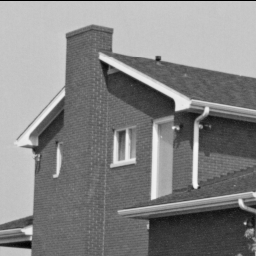
#> input picture TP1/images/maison.tif, 256 x 256 px, found by its file name; the run also reads 3 pictures not shown here
$ python TPintroduction.py
#> lines starting #> are read from the running program, lines starting #| are printed output that depends on the picture
#!/usr/bin/env python3
# -*- coding: utf-8 -*-


#%% SECTION 1 inclusion de packages externes


import numpy as np
import platform
import tempfile
import os
import matplotlib.pyplot as plt
from scipy import ndimage as ndi
# necessite scikit-image
from skimage import io as skio


#%% SECTION 2 fonctions utiles pour le TP

def viewimage(im,normalise=True,MINI=0.0, MAXI=255.0):
    """ Cette fonction fait afficher l'image EN NIVEAUX DE GRIS
        dans gimp. Si un gimp est deja ouvert il est utilise.
        Par defaut normalise=True. Et dans ce cas l'image est normalisee
        entre 0 et 255 avant d'être sauvegardee.
        Si normalise=False MINI et MAXI seront mis a 0 et 255 dans l'image resultat

    """
    imt=np.float32(im.copy())
    if platform.system()=='Darwin': #on est sous mac
        prephrase='open -a GIMP '
        endphrase=' '
    elif platform.system()=='Windows':
        #ou windows ; probleme : il faut fermer gimp pour reprendre la main;
        #si vous savez comment faire (commande start ?) je suis preneur
        prephrase='"C:/Program Files/GIMP 2/bin/gimp-2.10.exe" '
        endphrase=' '
    else: #SINON ON SUPPOSE LINUX (si vous avez un windows je ne sais pas comment faire. Si vous savez dites-moi.)
        prephrase='gimp '
        endphrase= ' &'

    if normalise:
        m=im.min()
        imt=imt-m
        M=imt.max()
        if M>0:
            imt=255*imt/M

    else:
        imt=(imt-MINI)/(MAXI-MINI)
        imt[imt<0]=0
        imt[imt>1]=1
        imt *= 255

    nomfichier=tempfile.mktemp('TPIMA.png')
    commande=prephrase +nomfichier+endphrase
    imt = imt.astype(np.uint8)
    skio.imsave(nomfichier,imt)
    os.system(commande)

def viewimage_color(im,normalise=True,MINI=0.0, MAXI=255.0):
    """ Cette fonction fait afficher l'image EN NIVEAUX DE GRIS
        dans gimp. Si un gimp est deja ouvert il est utilise.
        Par defaut normalise=True. Et dans ce cas l'image est normalisee
        entre 0 et 255 avant d'être sauvegardee.
        Si normalise=False MINI(defaut 0) et MAXI (defaut 255) seront mis a 0 et 255 dans l'image resultat

    """
    imt=np.float32(im.copy())
    if platform.system()=='Darwin': #on est sous mac
        prephrase='open -a GIMP '
        endphrase= ' '
    elif platform.system()=='Windows':
        #ou windows ; probleme : il faut fermer gimp pour reprendre la main;
        #si vous savez comment faire (commande start ?) je suis preneur
        prephrase='"C:/Program Files/GIMP 2/bin/gimp-2.10.exe" '
        endphrase=' '
    else: #SINON ON SUPPOSE LINUX (si vous avez un windows je ne sais comment faire. Si vous savez dites-moi.)
        prephrase='gimp '
        endphrase=' &'

    if normalise:
        m=imt.min()
        imt=imt-m
        M=imt.max()
        if M>0:
            imt=255*imt/M
    else:
        imt=(imt-MINI)/(MAXI-MINI)
        imt[imt<0]=0
        imt[imt>1]=1
        imt *= 255

    nomfichier=tempfile.mktemp('TPIMA.pgm')
    commande=prephrase +nomfichier+endphrase
    imt = imt.astype(np.uint8)
    skio.imsave(nomfichier,imt)
    os.system(commande)

def noise(im,br):
    """ Cette fonction ajoute un bruit blanc gaussier d'ecart type br
       a l'image im et renvoie le resultat"""
    imt=np.float32(im.copy())
    sh=imt.shape
    bruit=br*np.random.randn(*sh)
    imt=imt+bruit
    return imt

def quantize(im,n=2):
    """
    Renvoie une version quantifiee de l'image sur n (=2 par defaut) niveaux
    """
    imt=np.float32(im.copy())
    if np.floor(n)!= n or n<2:
        raise Exception("La valeur de n n'est pas bonne dans quantize")
    else:
        m=imt.min()
        M=imt.max()
        imt=np.floor(n*((imt-m)/(M-m)))*(M-m)/n+m
        imt[imt==M]=M-(M-m)/n #cas des valeurs maximales
        return imt


def seuil(im,s):
    """ renvoie une image blanche(255) la ou im>=s et noire (0) ailleurs.
    """
    imt=np.float32(im.copy())
    mask=imt<s
    imt[mask]=0
    imt[~mask]=255
    return imt

def gradx(im):
    "renvoie le gradient dans la direction x"
    imt=np.float32(im)
    gx=0*imt
    gx[:,:-1]=imt[:,1:]-imt[:,:-1]
    return gx

def grady(im):
    "renvoie le gradient dans la direction y"
    imt=np.float32(im)
    gy=0*imt
    gy[:-1,:]=imt[1:,:]-imt[:-1,:]
    return gy

def view_spectre(im,option=1,hamming=False):
    """ affiche le spectre d'une image
     si option =1 on affiche l'intensite de maniere lineaire
     si option =2 on affiche le log
     si hamming=True (defaut False) alors une fenetre de hamming est appliquee avant de prendre la transformee de Fourier
     """
    imt=np.float32(im.copy())
    (ty,tx)=im.shape
    pi=np.pi
    if hamming:
        XX=np.ones((ty,1))@(np.arange(0,tx).reshape((1,tx)))
        YY=(np.arange(0,ty).reshape((ty,1)))@np.ones((1,tx))
        imt=(1-np.cos(2*pi*XX/(tx-1)))*(1-np.cos(2*pi*YY/(ty-1)))*imt
    aft=np.fft.fftshift(abs(np.fft.fft2(imt)))

    if option==1:
        viewimage(aft)
    else:
        viewimage(np.log(0.1+aft))


def filterlow(im):
    """applique un filtre passe-bas parfait a une image (taille paire)"""
    (ty,tx)=im.shape
    imt=np.float32(im.copy())
    pi=np.pi
    XX=np.concatenate((np.arange(0,tx/2+1),np.arange(-tx/2+1,0)))
    XX=np.ones((ty,1))@(XX.reshape((1,tx)))

    YY=np.concatenate((np.arange(0,ty/2+1),np.arange(-ty/2+1,0)))
    YY=(YY.reshape((ty,1)))@np.ones((1,tx))
    mask=(abs(XX)<tx/4) & (abs(YY)<ty/4)
    imtf=np.fft.fft2(imt)
    imtf[~mask]=0
    return np.real(np.fft.ifft2(imtf))

def filtergauss(im):
    """applique un filtre passe-bas gaussien. coupe approximativement a f0/4"""
    (ty,tx)=im.shape
    imt=np.float32(im.copy())
    pi=np.pi
    XX=np.concatenate((np.arange(0,tx/2+1),np.arange(-tx/2+1,0)))
    XX=np.ones((ty,1))@(XX.reshape((1,tx)))

    YY=np.concatenate((np.arange(0,ty/2+1),np.arange(-ty/2+1,0)))
    YY=(YY.reshape((ty,1)))@np.ones((1,tx))
    # C'est une gaussienne, dont la moyenne est choisie de sorte que
    # l'integrale soit la meme que celle du filtre passe bas
    # (2*pi*sig^2=1/4*x*y (on a suppose que tx=ty))
    sig=(tx*ty)**0.5/2/(pi**0.5)
    mask=np.exp(-(XX**2+YY**2)/2/sig**2)
    imtf=np.fft.fft2(imt)*mask
    return np.real(np.fft.ifft2(imtf))
#%% SECTION 3 exemples de commandes pour effectuer ce qui est demande pendant le TP

#%% charger une image
im=skio.imread('/Users/matthieu.kaeppelin/Documents/4-TélécomParis/1-Cours/IMA/IMA201/images/maison.tif')
#> im is the input picture: shape (256, 256); min 0, max 246, mean 133

# connaitre la taille de l'image
im.shape

#avoir la valeur d'un pixel
im[9,8] #pixel en y=9 et x=8

# visualiser l'image (elle en niveaux de gris)
viewimage(im)
#> in viewimage, `m=im.min()`: m = 0
#> in viewimage, `M=imt.max()`: M = 246
# afficher une ligne d'une image comme un signal
# par exemple on affiche la ligne y=129


plt.plot(im[129,:])
# colonne x=45
plt.plot(im[:,45])

# maximum d'une image
im.max()
# minimum
im.min()
#minimum d'une ligne
im[129,:].min()

# transformation en image a valeurs reelles
imfloat= np.float32(im)
# valeur absolue d'une image
abs(im)
# pour obtenir de l'aide
help(quantize)
# transformerun tableau en une line
r=im.reshape( ( -1,))
print (r.shape)
#| (65536,)
#%% une image couleur
im=skio.imread('/Users/matthieu.kaeppelin/Documents/4-TélécomParis/1-Cours/IMA/IMA201/TP1/images/fleur.tif')
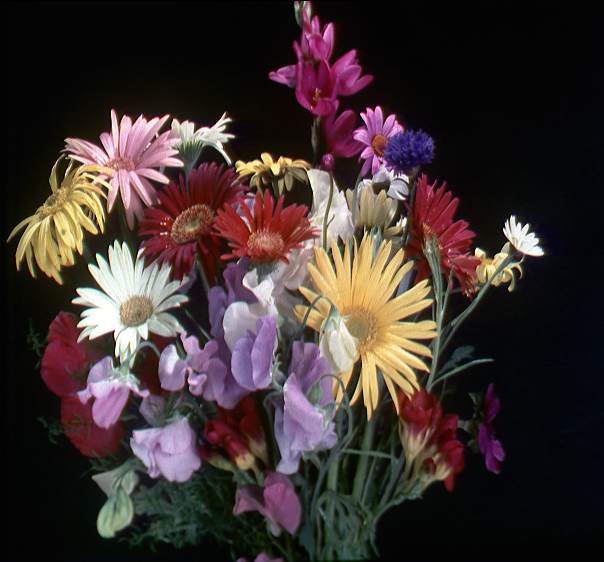
#> input picture TP1/images/fleur.tif, 604 x 562 px, found by its file name
#> im is the input picture: shape (562, 604, 3); mean R, G, B 62, 49.6, 47.8
viewimage_color(im,normalise=False) #on ne normalise pas pour garder l'image comme
                                    # a l'origine
# voir un seul canal (rouge)
viewimage(im[:,:,0])
viewimage(im.mean(axis=2)) #la moyenne des trois canaux
#> call 3 of viewimage, with normalise = True, MINI = 0, MAXI = 255
#> in viewimage (call 3), `imt=np.float32(im.copy())`:
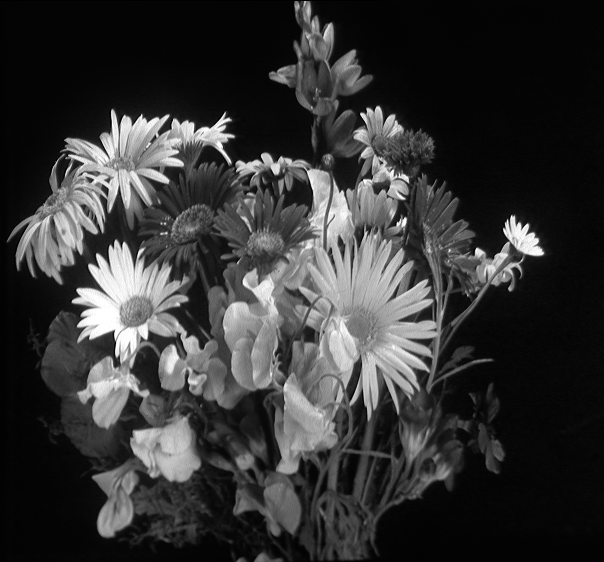
#> imt: shape (562, 604) float32; min 0, max 255, mean 53.1
#%%
im=skio.imread('/Users/matthieu.kaeppelin/Documents/4-TélécomParis/1-Cours/IMA/IMA201/images/maison.tif')
#viewimage(im)

#Construction de l'histogramme
(histo,bins)=np.histogram(im,np.arange(0,256))
#> histo = 255 values, max 4667 at index 197, min 0 at index 1, mean 257; bins = 256 values from 0 to 255
plt.plot(histo)
plt.show()
#> figure, not shown here; curve peaks at x = 31, y = 238; curve peaks at x = 113, y = 237; curve peaks at x = 197, y = 4667
histo=histo/histo.sum()
#> histo = 255 values, max 0.0712 at index 197, min 0 at index 1, mean 0.00392
histocum=histo.cumsum()
#> histocum = 255 values from 0.00391 to 1
plt.plot(histocum)
plt.show()
#> figure, not shown here; curve peaks at x = 246, y = 1

imb=noise(im,10)
viewimage(imb)
(histo,bins)=np.histogram(imb,np.arange(0,256))
#> histo = 255 values, max 892 at index 196, min 6 at index 253, mean 256.4
plt.plot(histo)
plt.show()
#> figure, not shown here; curve peaks at x = 196, y = 892
histo=histo/histo.sum()
#> histo = 255 values, max 0.0136 at index 196, min 9.18e-05 at index 253, mean 0.00392
histocum=histo.cumsum()
#> histocum = 255 values from 0.000199 to 1
plt.plot(histocum)
plt.show()
#> figure, not shown here; curve peaks at x = 254, y = 1
#%%Egalisation d'histogramme
im=skio.imread('/Users/matthieu.kaeppelin/Documents/4-TélécomParis/1-Cours/IMA/IMA201/images/sombre.jpg')
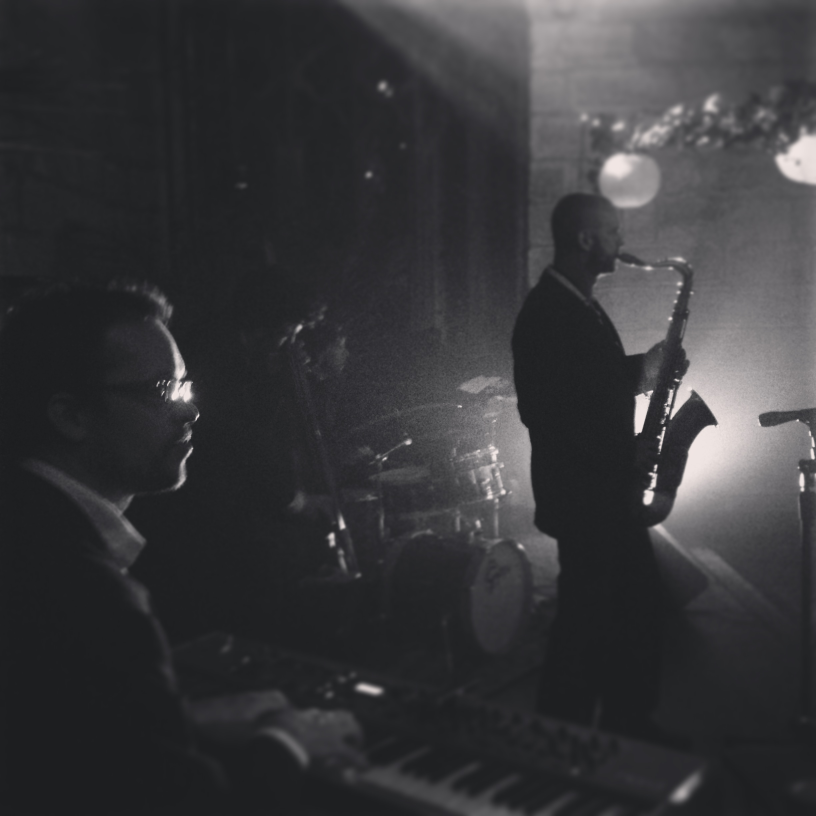
#> input picture TP1/images/sombre.jpg, 2448 x 2448 px, found by its file name (shown at 1/3 size)
#> im is the input picture: shape (2448, 2448, 3); mean R, G, B 55.8, 55.7, 58

viewimage(im)
#> in viewimage (call 5), `m=im.min()`: m = 27
#> in viewimage (call 5), `M=imt.max()`: M = 218
#> in viewimage (call 5), `imt=255*imt/M`:
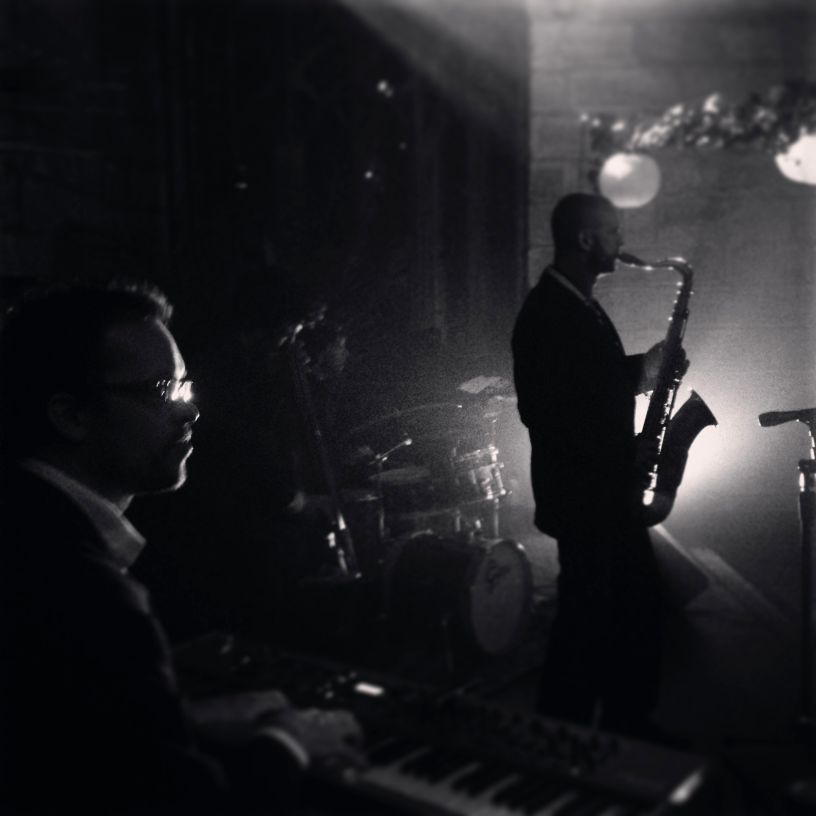
#> imt: shape (2448, 2448, 3) float32 (shown at 1/3 size); mean R, G, B 33.2, 33.4, 36.7
(histo,bins)=np.histogram(im,np.arange(0,256))
#> histo = 255 values, max 1090163 at index 35, min 0 at index 0, mean 70502.4
plt.plot(histo)
plt.show()
#> figure, not shown here; curve peaks at x = 35, y = 1090163


histo=histo/histo.sum()
#> histo = 255 values, max 0.0606 at index 35, min 0 at index 0, mean 0.00392
histocum=histo.cumsum()
#> histocum = 255 values from 0 to 1

imequal=histocum[im]*256
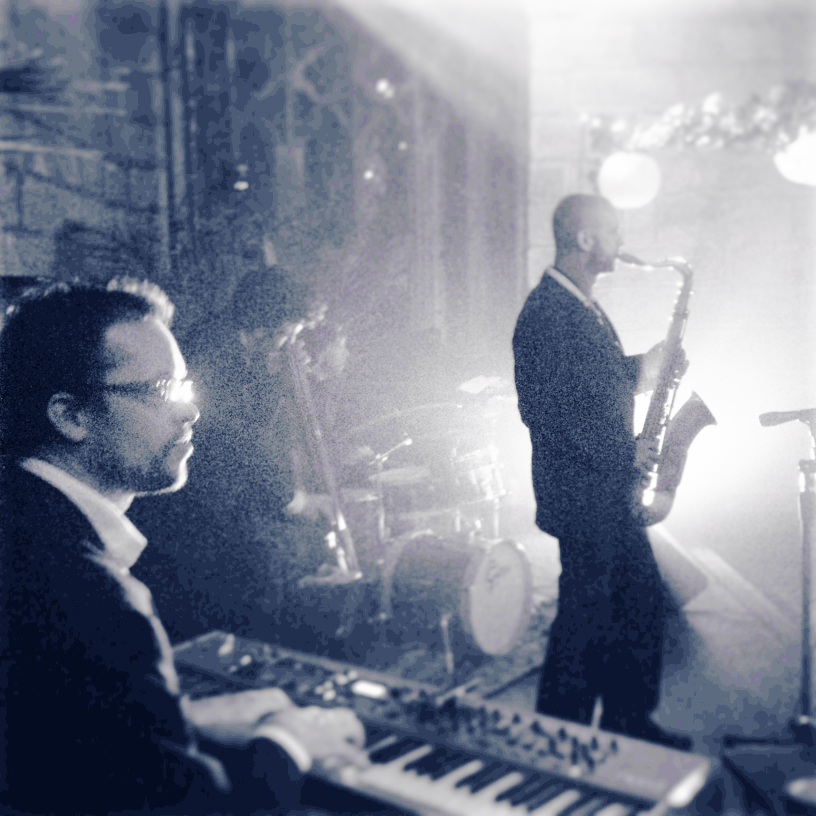
#> imequal: shape (2448, 2448, 3) float64 (shown at 1/3 size); mean R, G, B 122.3, 128.6, 144.4; drawn with min black and max white
viewimage(imequal)

(histoimequal,bins)=np.histogram(imequal,np.arange(0,256))
#> histoimequal = 255 values, max 1090163 at index 77, min 0 at index 1, mean 70206.5
plt.plot(histoimequal)
plt.show()
#> figure, not shown here; curve peaks at x = 77, y = 1090163
histoimequal=histoimequal/histoimequal.sum()
#> histoimequal = 255 values, max 0.0609 at index 77, min 0 at index 1, mean 0.00392
histoimequalcum=histoimequal.cumsum()
#> histoimequalcum = 255 values from 8.59e-05 to 1
plt.plot(histoimequalcum)
plt.show()
#> figure, not shown here; curve peaks at x = 254, y = 1


#%%
#histogrammes
# simple visualisation
im=skio.imread('/Users/matthieu.kaeppelin/Documents/4-TélécomParis/1-Cours/IMA/IMA201/images/maison.tif')
plt.hist(im.reshape((-1,)),bins=255) #le reshape transforme en tableau 1D
#%%
#calcul d'un histogramme cumule
(histo,bins)=np.histogram(im.reshape((-1,)),np.arange(0,256)) #le reshape est inutile pour np.histogram, mais on le laisse pour la compatibilite avec plt.hist
#> histo = 255 values, max 4667 at index 197, min 0 at index 1, mean 257
histo=histo/histo.sum()
#> histo = 255 values, max 0.0712 at index 197, min 0 at index 1, mean 0.00392
histocum=histo.cumsum()
#> histocum = 255 values from 0.00391 to 1
plt.plot(histocum)

#%%


#%% ajout de bruit
imbr=noise(im,10)
viewimage_color(imbr,normalise=False)
#> in viewimage_color (call 2), `imt[imt<0]=0`: imt: shape (256, 256) float32; min 0, max 1.04, mean 0.522
#> in viewimage_color (call 2), `imt[imt>1]=1`: imt: shape (256, 256) float32; min 0, max 1, mean 0.522
#effet sur l'histogramme
plt.hist(im.reshape((-1,)),255)
plt.show()
#> figure, not shown here; tallest bar 4667 high, from x = 196.8 to 197.8; tallest bar 4667 high, from x = 196.8 to 197.8; curve peaks at x = 246, y = 1
plt.hist(imbr.reshape((-1,)),255)
plt.show()
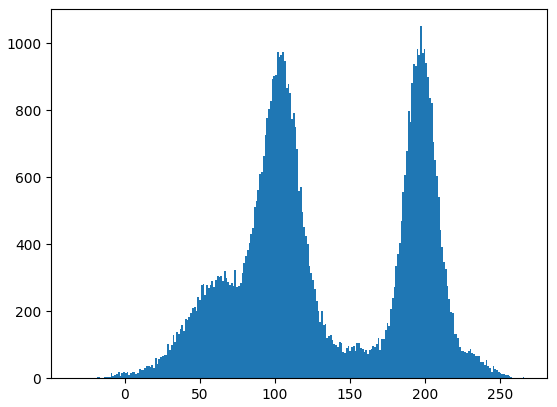
#> figure drawn by matplotlib, 1 panel; tallest bar 1051 high, from x = 196.9 to 198

#%% egalisation d'histogramme
im=skio.imread('/Users/matthieu.kaeppelin/Documents/4-TélécomParis/1-Cours/IMA/IMA201/images/sombre.jpg')
im=im.mean(axis=2) #on est sur que l'image est grise
#> im: shape (2448, 2448) float64
viewimage(im)
(histo,bins)=np.histogram(im.reshape((-1,)),np.arange(0,256)) #le reshape en inutile pour np.histogram, mais on le laisse pour la compatibilite avec plt.hist
#> histo = 255 values, max 413226 at index 35, min 0 at index 0, mean 23500.8
histo=histo/histo.sum()
#> histo = 255 values, max 0.069 at index 35, min 0 at index 0, mean 0.00392
histocum=histo.cumsum()
#> histocum = 255 values from 0 to 1
imequal=histocum[np.uint8(im)]
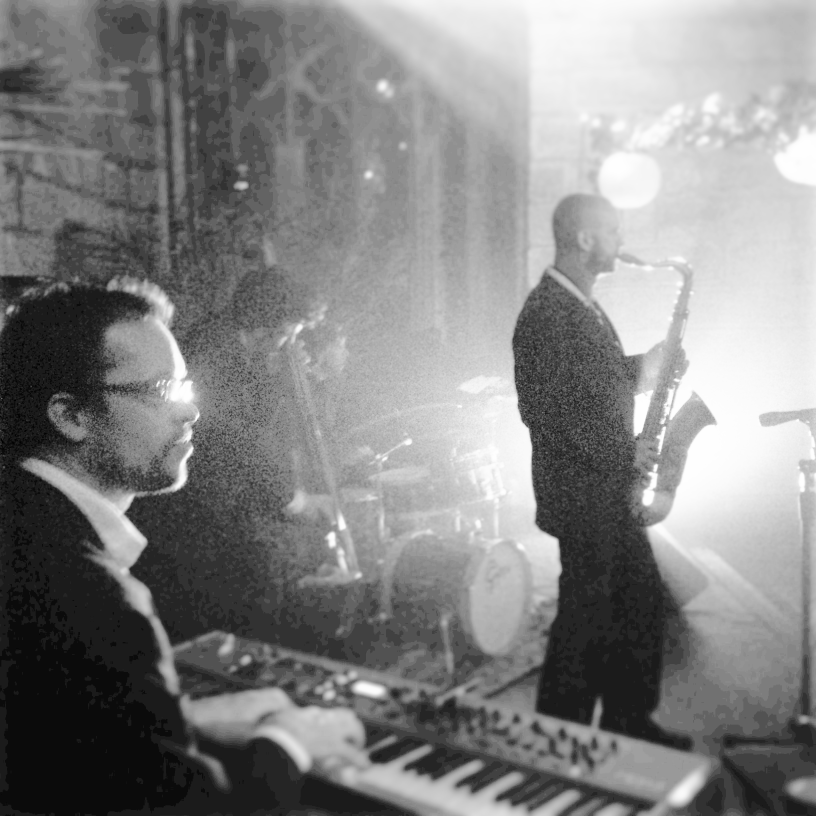
#> imequal: shape (2448, 2448) float64 (shown at 1/3 size); min 4.34e-06, max 1, mean 0.516
viewimage(imequal)

#%%
u=skio.imread('/Users/matthieu.kaeppelin/Documents/4-TélécomParis/1-Cours/IMA/IMA201/images/masque_bas_centre.tif')
v=skio.imread('/Users/matthieu.kaeppelin/Documents/4-TélécomParis/1-Cours/IMA/IMA201/images/masque_gauss_centre.tif')
viewimage(u)
viewimage(v)


viewimage(abs(np.float32(u)-np.float32(v)))
#%%
im=skio.imread('/Users/matthieu.kaeppelin/Documents/4-TélécomParis/1-Cours/IMA/IMA201/images/maison.tif')
viewimage(im)

im2=quantize(im,2)
#> in quantize, `m=imt.min()`: m = 0
#> in quantize, `M=imt.max()`: M = 246
viewimage(im2)

im=seuil(im,150)
viewimage(im)

im=seuil(noise(im,10),128)
viewimage(im)
#%%

im=skio.imread('/Users/matthieu.kaeppelin/Documents/4-TélécomParis/1-Cours/IMA/IMA201/images/rayures.tif')
viewimage(im)

#%% FILTRE
im=skio.imread('/Users/matthieu.kaeppelin/Documents/4-TélécomParis/1-Cours/IMA/IMA201/images/maison.tif')
viewimage(im)
viewimage(filtergauss(im))
view_spectre(im,2,True)
view_spectre(filtergauss(im),2,True)


#%% log d'un histogramme
plt.plot(np.log(np.histogram(gradx(im),255)[0]))
#%%
#> (the run stopped early here; a loop or call above may not have finished)
